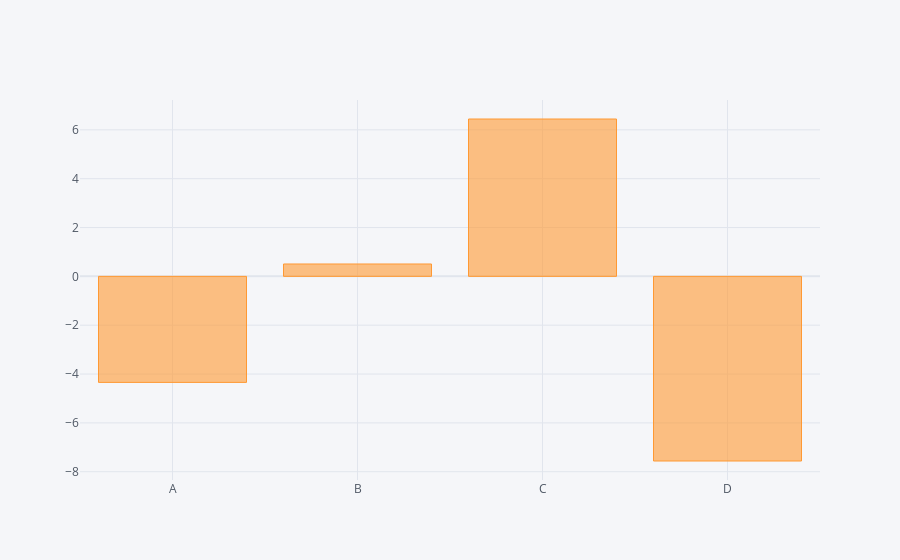

The cell this chart's notebook holds for it:
### Code cell
#df.count().iplot(kind='bar')
df.sum().iplot(kind='bar')

### Figure 1 — Plotly figure (JSON) as saved in the notebook; plotly's stock layout.template omitted (floating-point values rounded to 4 significant figures)
{"data": [{"marker": {"color": "rgba(255, 153, 51, 0.6)", "line": {"color": "rgba(255, 153, 51, 1.0)", "width": 1}}, "name": "None", "orientation": "v", "text": "", "type": "bar", "x": ["A", "B", "C", "D"], "y": [-4.341, 0.5068, 6.444, -7.56]}], "layout": {"legend": {"bgcolor": "#F5F6F9", "font": {"color": "#4D5663"}}, "paper_bgcolor": "#F5F6F9", "plot_bgcolor": "#F5F6F9", "title": {"font": {"color": "#4D5663"}}, "xaxis": {"gridcolor": "#E1E5ED", "showgrid": true, "tickfont": {"color": "#4D5663"}, "title": {"font": {"color": "#4D5663"}, "text": ""}, "zerolinecolor": "#E1E5ED"}, "yaxis": {"gridcolor": "#E1E5ED", "showgrid": true, "tickfont": {"color": "#4D5663"}, "title": {"font": {"color": "#4D5663"}, "text": ""}, "zerolinecolor": "#E1E5ED"}}}
